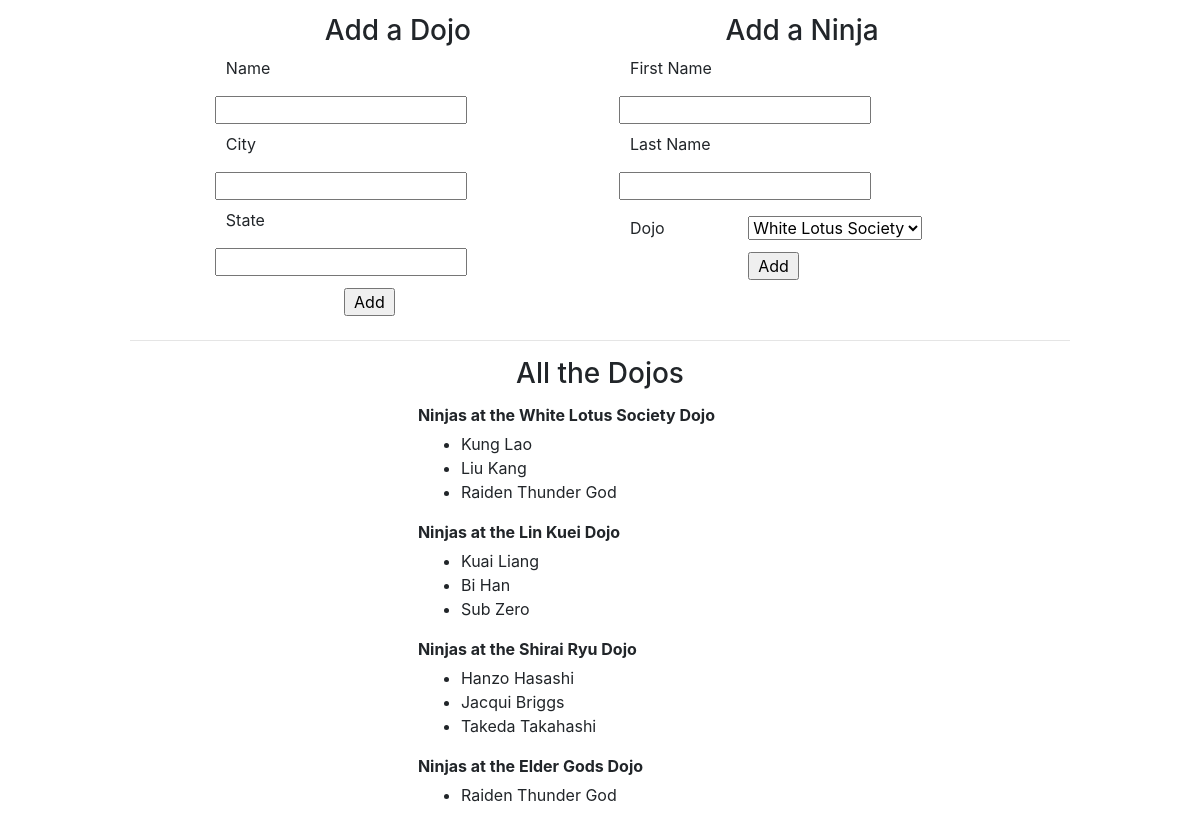
The page / on the database its author committed.
### dojo_ninjas_app/models.py (models this page shows)
class Dojo(models.Model):
    name = models.CharField(max_length=255)
    city = models.CharField(max_length=255)
    state = models.CharField(max_length=2)
    desc = models.CharField(max_length=255)
    created_at = models.DateTimeField(auto_now_add=True)
    updated_at = models.DateTimeField(auto_now=True)

class Ninja(models.Model):
    dojo = models.ForeignKey(Dojo, related_name="ninjas", on_delete=models.CASCADE)
    first_name = models.CharField(max_length=255)
    last_name = models.CharField(max_length=255)
    created_at = models.DateTimeField(auto_now_add=True)
    updated_at = models.DateTimeField(auto_now=True)

### dojo_ninjas_app/views.py (the view)
# urls.py: path('', views.index),
def index(request):
    context = {
        'dojos':Dojo.objects.all(),
        'ninjas':Ninja.objects.all()
    }
    return render(request, 'index.html', context)

### dojo_ninjas_app/templates/index.html (shortened to what this page needs)
<!DOCTYPE html>
<html lang="en">
<head>
    {% load static %}
    <link rel="stylesheet" href="https://stackpath.bootstrapcdn.com/bootstrap/4.4.1/css/bootstrap.min.css">
    <link rel="stylesheet" href="{% static 'css/style.css' %}">
</head>
<body>
    <div class="wrapper">
        <div class="container">
            <div class="row justify-content-center">
                <div class="col-md-5 py-1">
                    <form action="submit" method="post">
                        <h3 class="text-center">Add a Dojo</h3>
                        <label for="dName" class="col-sm-4">Name</label>
                        <input type="text" name="dName" id="dName" size="20px" class="my-2 mx-1">
                        <label for="dCity" class="col-sm-4">City</label>
                        <input type="text" name="dCity" id="dCity" size="20px" class="my-2 mx-1">
                        <label for="dState" class="col-sm-4">State</label>
                        <input type="text" name="dState" id="dState" size="20px" class="my-2 mx-1" maxlength="2">
                        <input type="submit" name="submitDojo" value="Add" class="px-2 m-1">
                    </form>
                </div>
                <div class="col-md-5 py-1">
                    <form action="submit" method="post">
                        <h3 class="text-center">Add a Ninja</h3>
                        <label for="first_name" class="col-sm-4">First Name</label>
                        <input type="text" name="first_name" id="first_name" size="20px" class="my-2 mx-1">
                        <label for="last_name" class="col-sm-4">Last Name</label>
                        <input type="text" name="last_name" id="last_name" size="20px" class="my-2 mx-1">
                        <label for="dojo" class="col-sm-4">Dojo</label>
                        <select id="dojo" name="dojo" class="my-2 mx-1">
                            {% for dojo in dojos %}
                            <option value="{{ dojo.name }}">{{ dojo.name }}</option>
                            {% endfor %}
                        </select>
                        <input type="submit" name="submitNinja" value="Add" class="px-2 m-1">
                    </form>
                </div>
            </div>
            <hr>
            <div class="row">
                <div class="col text-center">
                    <h3>All the Dojos</h3>
                </div>
            </div>
            <div class="row justify-content-center">
                <div class="col-md-5">
                    {% for dojo in dojos %}
                        <p><b>Ninjas at the {{ dojo.name }} Dojo </b></p>
                        <ul class="ml-5">
                            {% for ninja in ninjas %}
                                {% if ninja.dojo == dojo %}
                                    <li>{{ ninja.first_name }} {{ ninja.last_name }}</li>
                                {% endif %}
                            {% endfor %}
                        </ul>
                    {% endfor %}
                </div>
            </div>
        </div>
    </div>
</body>
</html>

### dojo_ninjas_app/static/css/style.css (style rules this page uses)
* { margin: 0px; padding: 0px; }
.wrapper { margin: 10px auto; width: 970px; }
p { margin: 5px; }

### rows shown on the page
Dojo: name "White Lotus Society"
Ninja: first_name "Kung", last_name "Lao"
Ninja: first_name "Liu", last_name "Kang"
Ninja: first_name "Raiden", last_name "Thunder God"
Dojo: name "Lin Kuei"
Ninja: first_name "Kuai", last_name "Liang"
Ninja: first_name "Bi", last_name "Han"
Ninja: first_name "Sub", last_name "Zero"
Dojo: name "Shirai Ryu"
Ninja: first_name "Hanzo", last_name "Hasashi"
Ninja: first_name "Jacqui", last_name "Briggs"
Ninja: first_name "Takeda", last_name "Takahashi"
Dojo: name "Elder Gods"
Ninja: first_name "Raiden", last_name "Thunder God"

### other values the page prints
form field dojo "White Lotus Society"
